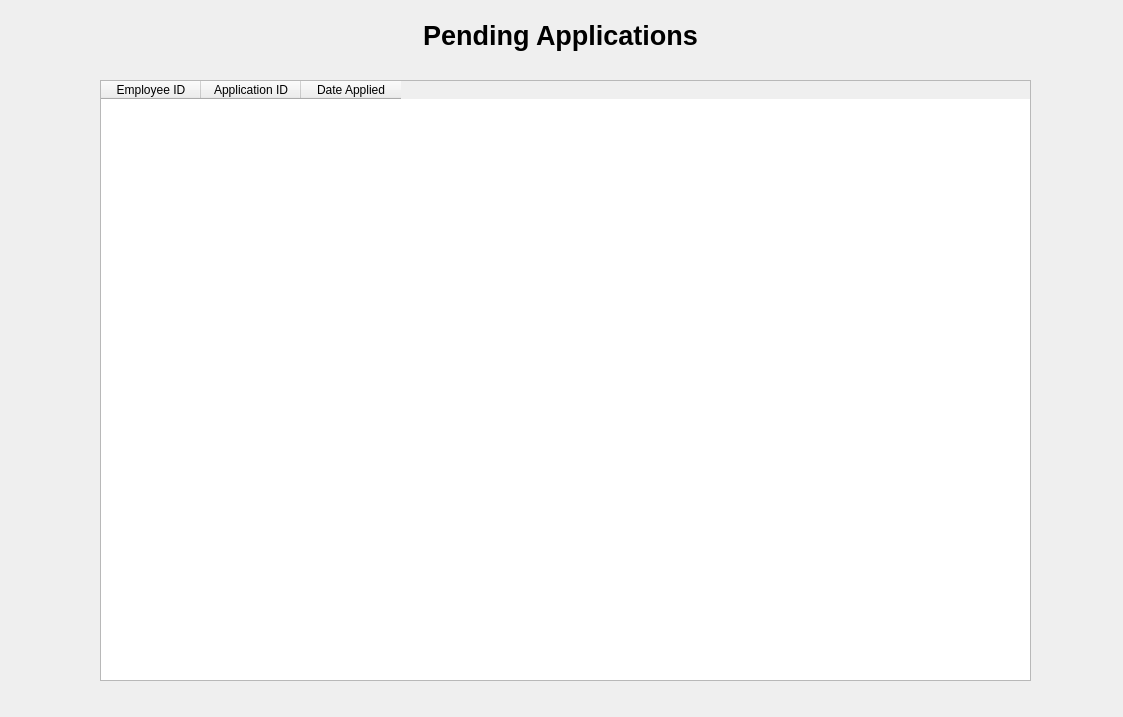
<?xml version="1.0" encoding="UTF-8"?>
<ui version="4.0">
 <class>PendingLeavesTable</class>
 <widget class="QWidget" name="PendingLeavesTable">
  <property name="geometry">
   <rect>
    <x>0</x>
    <y>0</y>
    <width>1123</width>
    <height>717</height>
   </rect>
  </property>
  <property name="windowTitle">
   <string>Form</string>
  </property>
  <widget class="QTableWidget" name="pendingLeaveTable">
   <property name="geometry">
    <rect>
     <x>100</x>
     <y>80</y>
     <width>931</width>
     <height>601</height>
    </rect>
   </property>
   <column>
    <property name="text">
     <string>Employee ID</string>
    </property>
   </column>
   <column>
    <property name="text">
     <string>Application ID</string>
    </property>
   </column>
   <column>
    <property name="text">
     <string>Date Applied</string>
    </property>
   </column>
  </widget>
  <widget class="QLabel" name="pendingAppLabel">
   <property name="geometry">
    <rect>
     <x>340</x>
     <y>10</y>
     <width>441</width>
     <height>51</height>
    </rect>
   </property>
   <property name="text">
    <string>&lt;html&gt;&lt;head/&gt;&lt;body&gt;&lt;p align=&quot;center&quot;&gt;&lt;span style=&quot; font-size:20pt; font-weight:700;&quot;&gt;Pending Applications&lt;/span&gt;&lt;/p&gt;&lt;/body&gt;&lt;/html&gt;</string>
   </property>
   <property name="alignment">
    <set>Qt::AlignmentFlag::AlignCenter</set>
   </property>
  </widget>
 </widget>
 <resources/>
 <connections/>
</ui>
